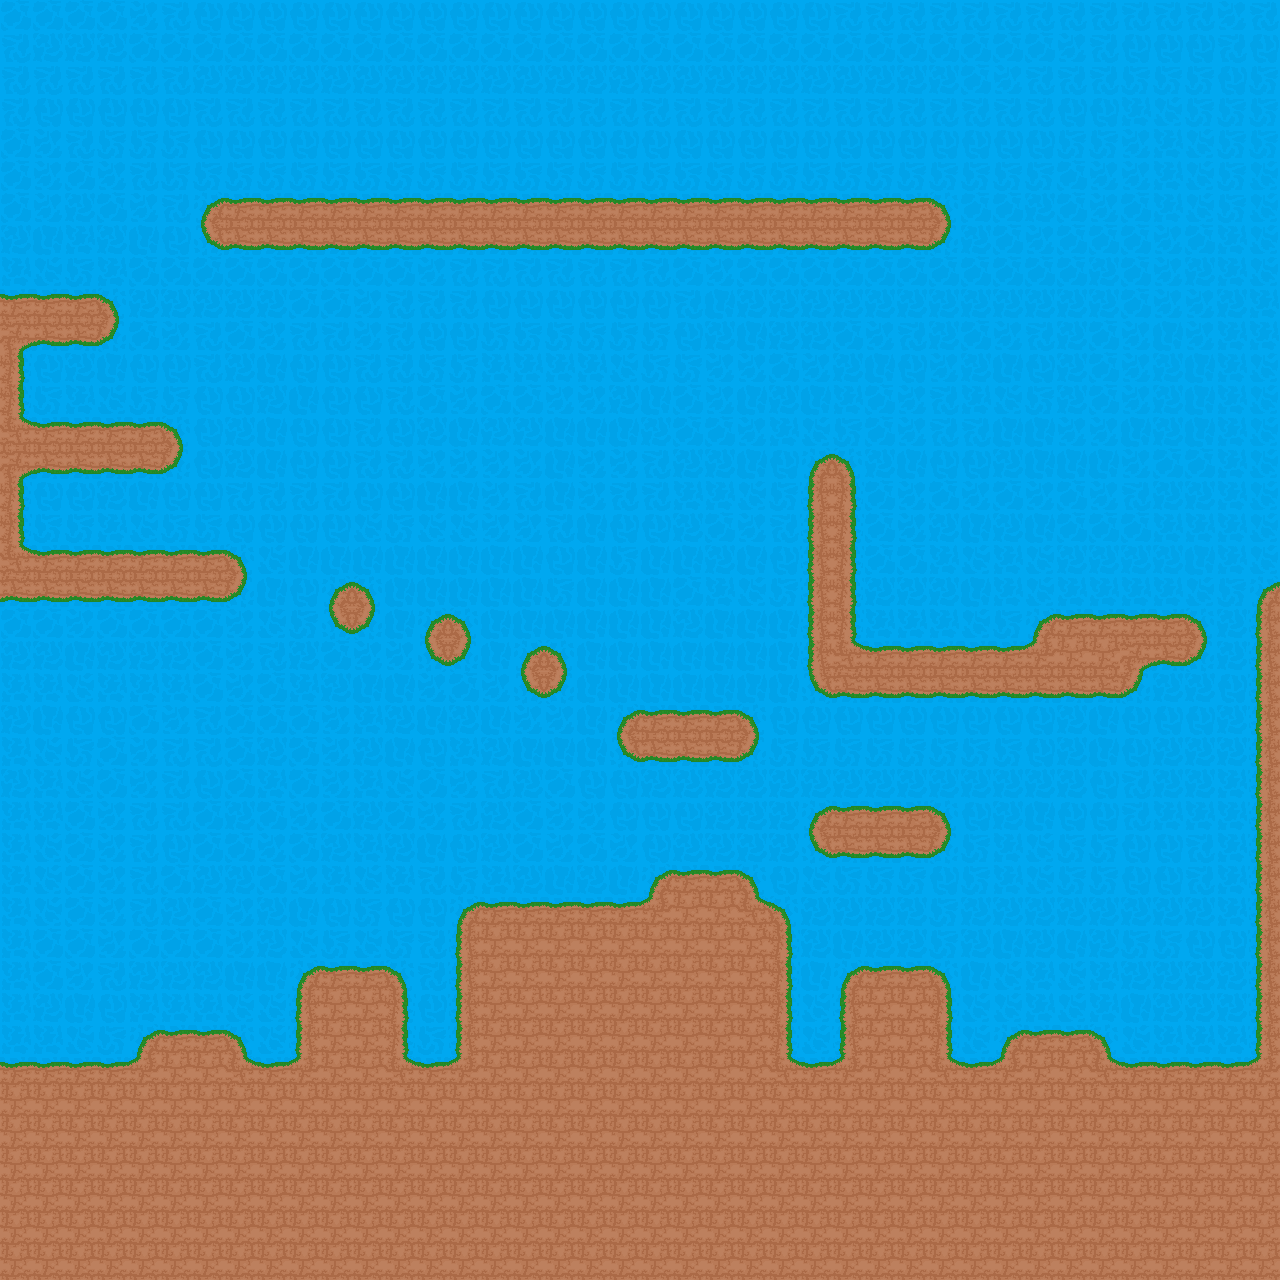

Below is a game level as drawn by its tile map, then a one-line description and the .tmx that defines it (tile-layer data replaced by summaries):
An orthogonal 40x40 tile map with 32x32 px tiles, 1 tile layer (Tile Layer 1), 2 tilesets and 50 objects.

<map version="1.0" orientation="orthogonal" renderorder="right-down" width="40" height="40" tilewidth="32" tileheight="32" nextobjectid="59">
 <tileset firstgid="1" name="Mega Tileset" tilewidth="32" tileheight="32">
  <image source="../Tilesets/Mega Tileset.png" width="331" height="194" />
 </tileset>
 <tileset firstgid="61" name="SkyTileSet" tilewidth="32" tileheight="32">
  <image source="../Tilesets/SkyTileSet.png" width="96" height="96" />
 </tileset>
 <layer name="Tile Layer 1" width="40" height="40">
  <data>[1600 cells, 1600 non-empty, 21 distinct tile ids]</data>
 </layer>
 <objectgroup name="Object Layer 1" visible="0">
  <object id="1" x="0" y="1063" width="1283" height="256" />
  <object id="2" x="299" y="1063" width="10" />
  <object id="3" x="301" y="970" width="102" height="101" />
  <object id="4" x="140" y="1029" width="104" height="55" />
  <object id="5" x="462" y="906" width="324" height="177" />
  <object id="6" x="654" y="871" width="103" height="52" />
  <object id="7" x="846" y="970" width="100" height="96" />
  <object id="8" x="1009" y="1034" width="99" height="44" />
  <object id="11" x="1261" y="586" width="20" height="513" />
  <object id="15" x="814" y="807" width="132" height="47" />
  <object id="16" x="619" y="714" width="136" height="42" />
  <object id="17" x="519" y="647" width="51" height="50" />
  <object id="18" x="428" y="620" width="41" height="40" />
  <object id="19" x="330" y="586" width="45" height="45" />
  <object id="20" x="0" y="293" width="114" height="48" />
  <object id="21" x="-1" y="340" width="24" height="253" />
  <object id="22" x="17" y="420" width="160" height="52" />
  <object id="23" x="21" y="551" width="221" height="48" />
  <object id="24" x="-1" y="595" width="49" height="4" />
  <object id="25" x="207" y="198" width="742" height="48" />
  <object id="26" x="814" y="457" width="45" height="236" />
  <object id="27" x="860" y="645" width="278" height="49" />
  <object id="28" x="1041" y="618" width="161" height="42" />
  <object id="30" x="1043" y="637" />
  <object id="31" x="1052" y="100">
   <polyline points="0,0 18,27 27,5 36,20 48,-1" />
  </object>
  <object id="32" x="1117" y="100">
   <polyline points="0,0 3,31 3,26 3,16" />
  </object>
  <object id="33" x="1120" y="116">
   <polyline points="0,0 18,0 17,-13 21,13" />
  </object>
  <object id="34" x="1157" y="124">
   <polyline points="0,0 3,-29 16,-4 11,-13 3,-13" />
  </object>
  <object id="35" x="1195" y="122">
   <polyline points="0,0 -5,-36 -17,-35 14,-36" />
  </object>
  <object id="36" x="1156" y="155">
   <polyline points="0,0 11,-31 20,-2" />
  </object>
  <object id="37" x="1163" y="140">
   <polyline points="0,0 7,0" />
  </object>
  <object id="38" x="1190" y="150">
   <polyline points="0,0 -4,-23 10,-19 -2,-11 14,-1" />
  </object>
  <object id="39" x="1215" y="148">
   <polyline points="0,0 -4,-21 12,-22" />
  </object>
  <object id="40" x="1212" y="136">
   <polyline points="0,0 16,0" />
  </object>
  <object id="41" x="1215" y="147">
   <polyline points="0,0 20,-2" />
  </object>
  <object id="42" x="1140" y="169">
   <polyline points="0,0 1,23" />
  </object>
  <object id="45" x="1141" y="182">
   <polyline points="0,0 13,-1 14,13 11,-13" />
  </object>
  <object id="46" x="1172" y="181">
   <polyline points="0,0 2,13 -6,13 17,10" />
  </object>
  <object id="47" x="1172" y="182">
   <polyline points="0,0 -3,-12 -16,-12 15,-13" />
  </object>
  <object id="48" x="1201" y="189">
   <polyline points="0,0 -1,-19 -6,-19 10,-19" />
  </object>
  <object id="49" x="1216" y="189">
   <polyline points="0,0 2,-23 12,-17 -2,-10 12,-3 0,1" />
  </object>
  <object id="50" x="1236" y="187">
   <polyline points="0,0 -2,-18 10,-18 13,0 1,1" />
  </object>
  <object id="51" x="1257" y="165">
   <polyline points="0,0 14,24" />
  </object>
  <object id="52" x="1254" y="188">
   <polyline points="0,0 18,-23" />
  </object>
  <object id="53" x="1282" y="165">
   <polyline points="0,0 1,24" />
  </object>
  <object id="54" x="1288" y="188">
   <polyline points="0,0 14,0" />
  </object>
  <object id="55" x="1284" y="177">
   <polyline points="0,0 14,0" />
  </object>
  <object id="56" x="1283" y="168">
   <polyline points="0,0 13,-1" />
  </object>
  <object id="57" x="1318" y="167">
   <polyline points="0,0 -11,8 4,16 -7,26" />
  </object>
  <object id="58" x="1011" y="75">
   <polyline points="0,0 344,340" />
  </object>
 </objectgroup>
</map>